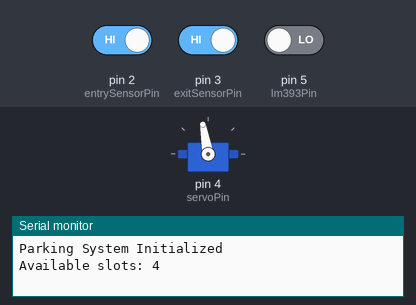
This sketch was run on a simulated Arduino Uno, built with avr-gcc and run on an emulated ATmega328P. Parts: servo, the last lines printed to the serial monitor. The test bench sets the inputs (shaded band); at power-on: pin 2 (entrySensorPin) HIGH, pin 3 (exitSensorPin) HIGH, pin 5 (lm393Pin) LOW.

Above: at 2.8 s.
2.9 s: pin 2 (entrySensorPin) driven LOW
At 4.4 s:
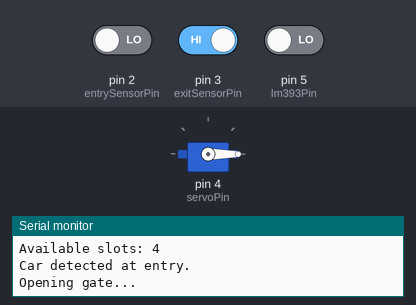
7.0 s: pin 3 (exitSensorPin) driven LOW
At 10.9 s:
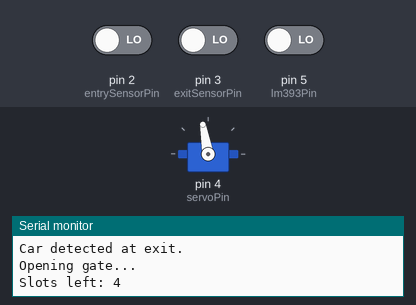
Timing chart, 0 to 12.4 s (numbered marks = the images above; inputs shaded):
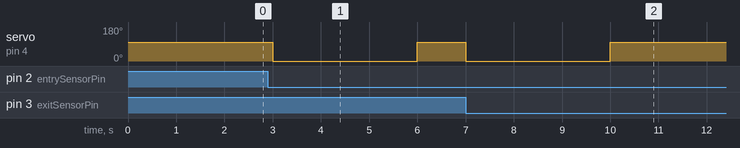

Measured:
- after the input at 2.9 s, servo on pin 4 (servoPin): 100° → 0° after 0.10 s, → 100° 3.0 s later
- after the input at 7.0 s, servo on pin 4 (servoPin): 100° → 0° at once, → 100° 3.0 s later

The sketch:

Smart_Parking_System.ino
```cpp
#include <Servo.h>

// Pin definitions
const int entrySensorPin = 2;     // Pin for the entry IR sensor (IR1)
const int exitSensorPin = 3;      // Pin for the exit IR sensor (IR2)
const int lm393Pin = 5;            // Pin for the LM393 sensor (detects parking slot occupation)
const int servoPin = 4;            // Pin for the servo motor

int totalSlots = 4;               // Total number of parking slots
int availableSlots = totalSlots;  // Start with all slots available

Servo parkingServo;               // Create a Servo object

// Variables to debounce the sensors
int entryFlag = 0;                // To track entry sensor status
int exitFlag = 0;                 // To track exit sensor status
unsigned long debounceTime = 500; // Time to debounce the sensors (in ms)
unsigned long lastTriggerTime = 0;// To store the time of the last sensor trigger

void setup() {
  Serial.begin(9600);               // Initialize serial communication
  pinMode(entrySensorPin, INPUT);   // Set entry sensor pin as input
  pinMode(exitSensorPin, INPUT);    // Set exit sensor pin as input
  pinMode(lm393Pin, INPUT);         // Set LM393 sensor pin as input
  parkingServo.attach(servoPin);    // Attach the servo motor to the specified pin
  parkingServo.write(100);          // Start with the gate closed (servo at 100 degrees)

  // Initial status
  Serial.println("Parking System Initialized");
  Serial.print("Available slots: ");
  Serial.println(availableSlots);
}

void loop() {
  // Read sensor values
  int entrySensorValue = digitalRead(entrySensorPin);
  int exitSensorValue = digitalRead(exitSensorPin);
  int lm393Value = digitalRead(lm393Pin);  // LM393 sensor to check if slot is occupied

  // Handle entry detection
  if (entrySensorValue == LOW && entryFlag == 0 && (millis() - lastTriggerTime) > debounceTime) {
    entryFlag = 1;
    lastTriggerTime = millis();

    if (availableSlots > 0) {
      Serial.println("Car detected at entry.");
      Serial.println("Opening gate...");
      parkingServo.write(0);       // Open the gate (servo at 0 degrees)
      delay(3000);                 // Keep the gate open for 3 seconds
      parkingServo.write(100);     // Close the gate
      availableSlots--;            // Decrease available slots
      Serial.print("Slots left: ");
      Serial.println(availableSlots);
    } else {
      Serial.println("Parking full, cannot open gate.");
      // Close the gate immediately if it's open
      parkingServo.write(100);     // Ensure the gate is closed if full
    }
  }

  // Handle exit detection
  if (exitSensorValue == LOW && exitFlag == 0 && (millis() - lastTriggerTime) > debounceTime) {
    exitFlag = 1;
    lastTriggerTime = millis();

    if (availableSlots < totalSlots) {
      Serial.println("Car detected at exit.");
      Serial.println("Opening gate...");
      parkingServo.write(0);       // Open the gate (servo at 0 degrees)
      delay(3000);                 // Keep the gate open for 3 seconds
      parkingServo.write(100);     // Close the gate
      availableSlots++;            // Increase available slots
      Serial.print("Slots left: ");
      Serial.println(availableSlots);
    } else {
      Serial.println("No cars in the parking lot, cannot increase slots.");
      // Close the gate immediately if it's open
      parkingServo.write(100);     // Ensure the gate is closed if no cars
    }
  }

  // Reset entry flag after processing
  if (entrySensorValue == HIGH) {
    entryFlag = 0;
  }

  // Reset exit flag after processing
  if (exitSensorValue == HIGH) {
    exitFlag = 0;
  }

  // // Optional: Monitor the LM393 sensor to check if the parking spot is occupied
  // if (lm393Value == LOW) {
  //   Serial.println("Parking spot is occupied.");
  // } else {
  //   Serial.println("Parking spot is free.");
  // }

  delay(1000); // Short delay to prevent rapid polling
}
```
